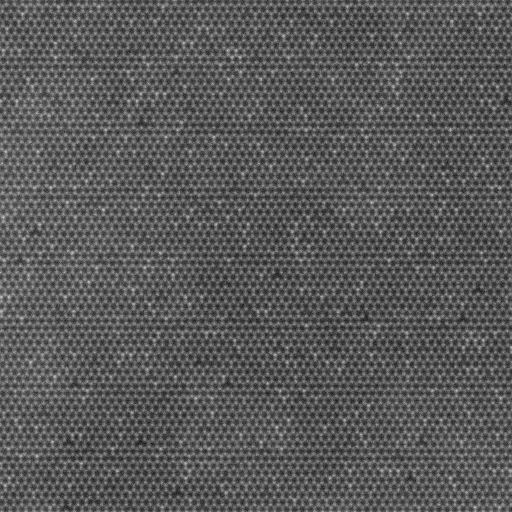
#> input picture data/WSeTe/simulated/0/input.tiff, 1024 x 1024 px, found by its file name (shown at 1/2 size); its folder holds only this picture in this run
$ python generate_augments.py
#> lines starting #> are read from the running program, lines starting #| are printed output that depends on the picture
import numpy as np
from os.path import isdir, isfile, join
from os import mkdir, listdir
from shutil import rmtree
from imageio import imread, imwrite
from PIL import Image

def _list_images(imgdir, ftype):
    return [f for f in listdir(imgdir) if isfile(join(imgdir, f)) and ftype in f]

def _list_dirs(augdir):
    return [f for f in listdir(augdir) if isdir(join(augdir,f))]


def make_augments(imgdir, ftype):
#> called with ftype = '.tiff'
    augdir = join(imgdir,"augments")
    if isdir(augdir):
        rmtree(augdir)
    mkdir(augdir)


    print("inverting")
    mkdir(join(augdir,"orig"))
    mkdir(join(augdir,"flip"))
    for img in _list_images(imgdir, ftype):
        img_arr = imread(join(imgdir,img))
#> img_arr is the input picture: shape (1024, 1024); min 0, max 236, mean 89.2
        img_flp = np.fliplr(img_arr)
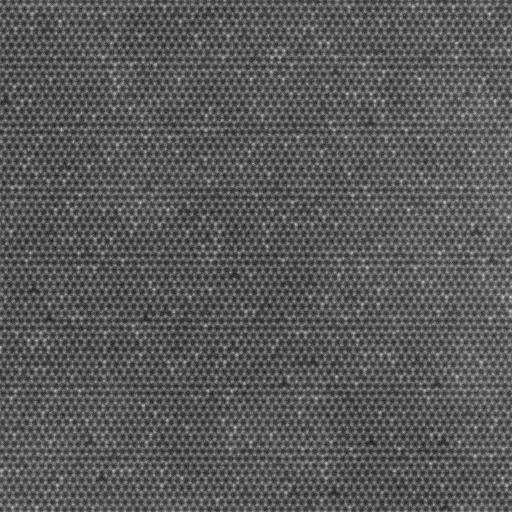
#> img_flp: shape (1024, 1024) (shown at 1/2 size); min 0, max 236, mean 89.2
        imwrite(join(augdir, "orig",img), img_arr)
        imwrite(join(augdir, "flip",img), img_flp)

    print("rotating")
    for d in _list_dirs(augdir):
        mkdir(join(augdir, "rot0_" + d))
        mkdir(join(augdir, "rot1_" + d))
        mkdir(join(augdir, "rot2_" + d))
        mkdir(join(augdir, "rot3_" + d))
        for img in _list_images(join(augdir, d), ftype):
            img_arr = imread(join(augdir, d, img))
            img_rt1 = np.rot90(img_arr, 1)
            img_rt2 = np.rot90(img_arr, 2)
            img_rt3 = np.rot90(img_arr, 3)

            imwrite(join(augdir, "rot0_" + d,img), img_arr)
            imwrite(join(augdir, "rot1_" + d,img), img_rt1)
            imwrite(join(augdir, "rot2_" + d,img), img_rt2)
            imwrite(join(augdir, "rot3_" + d,img), img_rt3)
        rmtree(join(augdir, d))

    print("magnifying")
    for d in _list_dirs(augdir):
        mkdir(join(augdir, "mag0_" + d))
        mkdir(join(augdir, "mag1_" + d))
        mkdir(join(augdir, "mag2_" + d))
        for img in _list_images(join(augdir, d), ftype):
            img_arr = imread(join(augdir, d, img))
            imwrite(join(augdir, "mag0_" + d,img), img_arr)
            imwrite(join(augdir, "mag1_" + d,img), img_arr)
            imwrite(join(augdir, "mag2_" + d,img), img_arr)

        f  = join(augdir, d, "input" + ftype)
        img_arr = Image.open(f)
        l, w  = img_arr.size
        l2, w2 = int(l/2), int(w/2)
        l4, w4 = int(l/4), int(w/4)

        l2_img = (img_arr.resize((l2, w2), Image.NEAREST)).resize((l,w), Image.NEAREST)
        l4_img = (img_arr.resize((l4, w4), Image.NEAREST)).resize((l,w), Image.NEAREST)

        l2_img.save(join(augdir, "mag1_" + d, "input" + ftype))
        l4_img.save(join(augdir, "mag2_" + d, "input" + ftype))

        rmtree(join(augdir, d))


if __name__ == "__main__":
    imgdir = "/home/abid/Dropbox/Development/programs/stem-learning/data/WSeTe/simulated/0"
    ftype = ".tiff"
#> (the run stopped early here; a loop or call above may not have finished)
